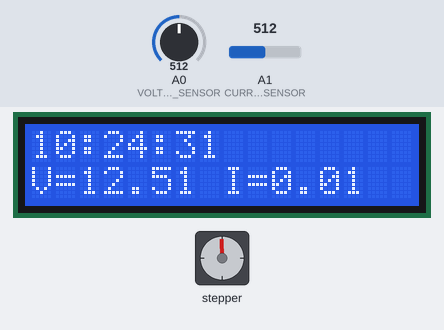
Simulated run of this sketch. Board: Arduino Uno, built with avr-gcc and run on an emulated ATmega328P. Parts: stepper motor, 16×2 character LCD. Wiring (inferred from the names in the program): stepper motor driver (200 steps per turn assumed): step pin 4; direction pin 5; enable pin 6. The test bench sets the inputs (shaded band); at power-on: A0 (VOLTAGE_SENSOR) = 512, A1 (CURRENT_SENSOR) = 512. The local clock reads 2024-03-15 10:24:30 at power-on unless the sketch sets it; storage starts empty; what the sketch prints to the serial monitor is not drawn.

Above: at 1.2 s.
1.3 s: A0 (VOLTAGE_SENSOR) set to 716
At 2.5 s:
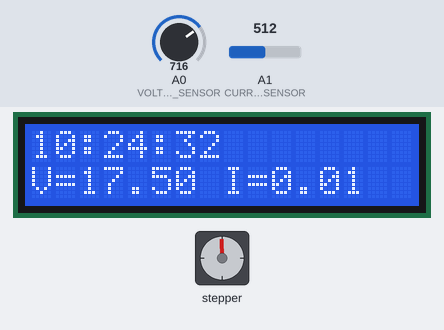
4.7 s: A1 (CURRENT_SENSOR) set to 716
At 6.1 s:
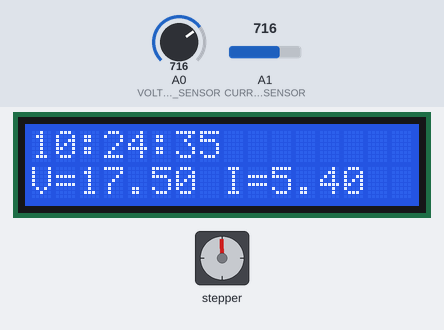
7.8 s: A0 (VOLTAGE_SENSOR) set to 900
At 9.2 s:
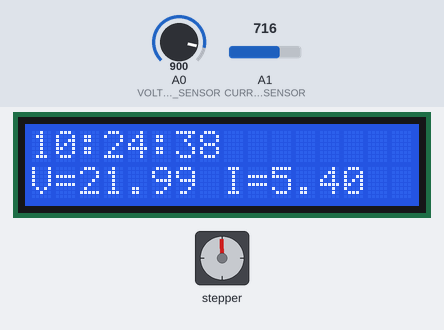
10.9 s: A1 (CURRENT_SENSOR) set to 900
At 12.3 s:
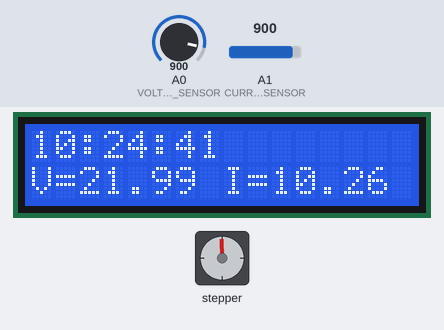
14.1 s: A0 (VOLTAGE_SENSOR) set to 1023
At 15.3 s:
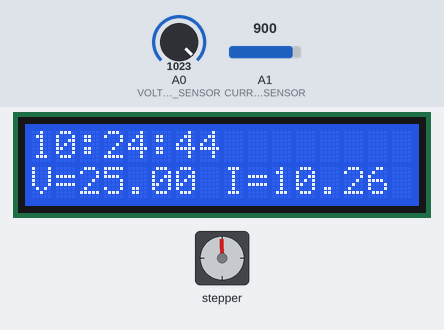
17.2 s: A1 (CURRENT_SENSOR) set to 1023
At 18.3 s:
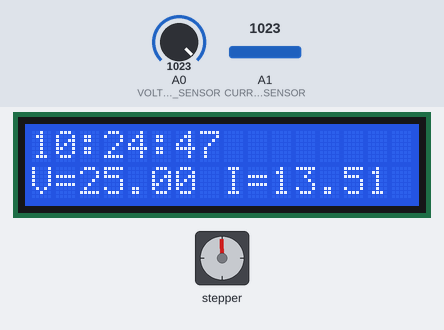
Timing chart, 0 to 20.2 s (numbered marks = the images above; inputs shaded):
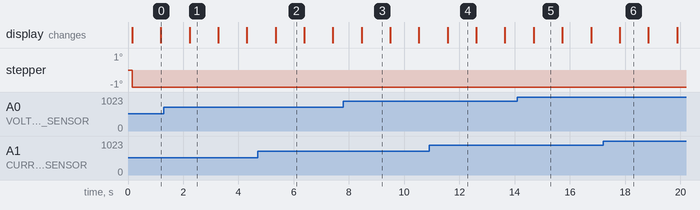

The sketch:

Solar_Tracker_Tanpa_limitSwitch_IntervalTracking_14menit.ino
```cpp
#include <Wire.h>
#include <LiquidCrystal_I2C.h>
#include <SPI.h>
#include <SD.h>
#include <RTClib.h>

// Pin Konfigurasi Stepper
#define ENA 6
#define DIR 5
#define PUL 4

// Pin Sensor
#define VOLTAGE_SENSOR A0
#define CURRENT_SENSOR A1
#define SD_CS 10

// Parameter Stepper
#define STEPS_PER_REV 200
const int totalSteps = 26; // 26 langkah untuk mencapai 90 derajat
const int stepInterval = 840; // 14 menit dalam detik
const float stepAngle = 3.5; // 3.5 derajat per langkah
const int stepsPerMove = 1; // 1 langkah per interval

// Inisialisasi Modul
LiquidCrystal_I2C lcd(0x27, 16, 2);
RTC_DS3231 rtc;
File dataFile;

// Variabel Sensor
float voltage = 0.0;
float current = 0.0;
const float vRef = 5.0;
const float currentOffset = 2.5;
const float sensitivity = 0.185;

// Variabel Stepper
int stepCount = 0;
unsigned long lastStepTime = 0;

void setup() {
    lcd.init();
    lcd.backlight();
    Serial.begin(9600);

    pinMode(ENA, OUTPUT);
    pinMode(DIR, OUTPUT);
    pinMode(PUL, OUTPUT);

    digitalWrite(ENA, LOW); // Pastikan motor dalam keadaan aktif
    delay(10); // Tambahkan delay untuk memastikan arus masuk ke motor

    // Inisialisasi RTC
    if (!rtc.begin()) {
        Serial.println("RTC tidak ditemukan!");
        while (1);
    }

    // Inisialisasi SD Card
    if (!SD.begin(SD_CS)) {
        Serial.println("SD Card gagal diinisialisasi!");
        lcd.setCursor(0, 0);
        lcd.print("SD Card Error");
        while (1);
    }
}

// Fungsi Gerak Stepper dengan Kecepatan Normal
void moveStepper(int steps, bool direction) {
    digitalWrite(DIR, direction);
    digitalWrite(ENA, LOW); // Pastikan motor aktif
    delay(5); // Delay tambahan untuk memastikan sinyal stabil

    for (int i = 0; i < steps; i++) {
        digitalWrite(PUL, HIGH);
        delayMicroseconds(500);
        digitalWrite(PUL, LOW);
        delayMicroseconds(500);
    }
}

// Fungsi Gerak Stepper dengan Kecepatan Tinggi
void moveStepperFast(int steps, bool direction) {
    digitalWrite(DIR, direction);
    digitalWrite(ENA, LOW); // Pastikan motor aktif
    delay(5);

    for (int i = 0; i < steps; i++) {
        digitalWrite(PUL, HIGH);
        delayMicroseconds(300); // Kurangi delay untuk pergerakan lebih cepat
        digitalWrite(PUL, LOW);
        delayMicroseconds(300);
    }
}

void loop() {
    DateTime now = rtc.now();

    // Pembacaan Sensor
    int rawVoltage = analogRead(VOLTAGE_SENSOR);
    voltage = (rawVoltage * vRef) / 1023.0 * 5.0;
    float rawCurrent = analogRead(CURRENT_SENSOR) * vRef / 1023.0;
    current = (rawCurrent - currentOffset) / sensitivity;

    // Menampilkan Waktu pada LCD
    lcd.setCursor(0, 0);
    if (now.hour() < 10) lcd.print("0");
    lcd.print(now.hour());
    lcd.print(":");
    if (now.minute() < 10) lcd.print("0");
    lcd.print(now.minute());
    lcd.print(":");
    if (now.second() < 10) lcd.print("0");
    lcd.print(now.second());

    // Menampilkan Tegangan dan Arus pada LCD
    lcd.setCursor(0, 1);
    lcd.print("V=");
    lcd.print(voltage, 2);
    lcd.print(" I=");
    lcd.print(current, 2);

    // Menyimpan Data ke SD Card hanya saat tracking (jam 9 pagi - 3 sore)
    if (now.hour() >= 9 && now.hour() < 15) {
        dataFile = SD.open("data_log.csv", FILE_WRITE);
        if (dataFile) {
            dataFile.print(now.year());
            dataFile.print("/");
            dataFile.print(now.month());
            dataFile.print("/");
            dataFile.print(now.day());
            dataFile.print(",");
            dataFile.print(now.hour());
            dataFile.print(":");
            dataFile.print(now.minute());
            dataFile.print(":");
            dataFile.print(now.second());
            dataFile.print(",");
            dataFile.print(voltage, 2);
            dataFile.print(",");
            dataFile.println(current, 2);
            dataFile.close();
        }
    }

    // Kontrol Stepper Motor Berdasarkan Waktu
    if (now.hour() >= 9 && now.hour() < 15) {  // Tracking dari jam 9 pagi hingga 3 sore
        if (stepCount < totalSteps && (now.unixtime() - lastStepTime) >= stepInterval) {
            Serial.println("Menggerakkan stepper satu langkah ke arah barat (CCW)");
            moveStepper(stepsPerMove, false);
            stepCount++;
            lastStepTime = now.unixtime();
            Serial.print("Jumlah langkah saat ini: ");
            Serial.println(stepCount);
        }
    } else if (now.hour() >= 15 && now.hour() < 18) {  // Mengunci posisi di barat dari jam 3 sore hingga 6 sore
        Serial.println("Mengunci posisi stepper di barat");
        digitalWrite(ENA, LOW); // Pastikan motor tetap aktif
    } else if (now.hour() >= 18) {  // Pukul 18:00 atau lebih, reset ke timur
        Serial.println("Pukul 18:00 - Menggerakkan stepper 25 langkah ke timur secara cepat");
        moveStepperFast(25, true);
        digitalWrite(ENA, LOW); // Pastikan motor tetap aktif setelah kembali ke timur
    } else if (now.hour() == 6) {  // Pukul 06:00 reset ke timur lagi untuk standby
        Serial.println("Pukul 06:00 - Menggerakkan stepper 25 langkah ke timur secara cepat untuk reset");
        moveStepperFast(25, true);
        stepCount = 0;
        digitalWrite(ENA, LOW); // Pastikan motor tetap aktif setelah reset
    }

    delay(1000);
}
```

Measured:
- what the display in image 1 shows lasts 1.1 s, from 2.2 s to 3.3 s
